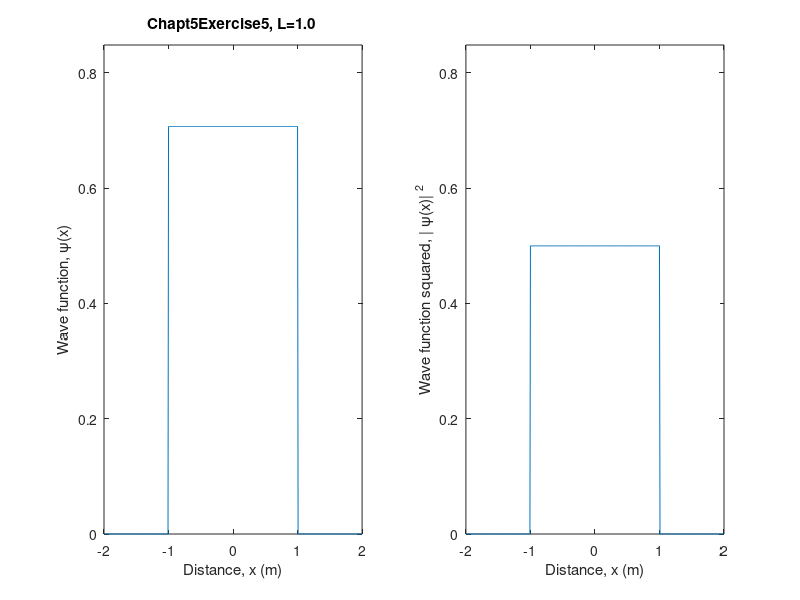
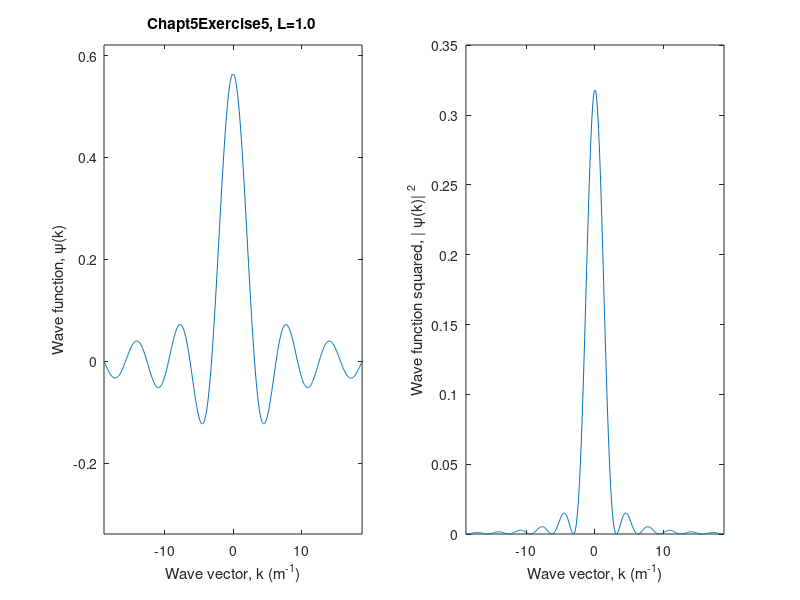

Recreate these plots in MATLAB, in order.
%Chapt5Exercise5.m
%plot wave function psi(x)=1/sqrt(2*L) for |x| < L and 
%Fourier transform psi(k)=(1/sqrt(pi*L))*(1/k(j))*sin(k(j)*L)
clear;
clf;

npoints=500;													%(number of data points in plot) - 1
L=1.;																%length scale (m)
xmax=2*L;														%maximum value of x in plot
xmin=-2*L;														%minimum vlaue of x in plot
deltax=(xmax-xmin)/npoints;								%step in x
x=xmin-deltax;
x=[xmin:deltax:xmax];										%x array

kmax=3*(2*pi/L);												%maximum value of k in plot
kmin=-3*(2*pi/L);												%minimum vlaue of x in plot
deltak=(kmax-kmin)/npoints;								%step in x
k=kmin-deltak;
k=[kmin:deltak:kmax];										%k array

for j=1:npoints+1

   if abs(x(j))<=L
      psi(j)=1/sqrt(2*L);									%wave function, psi(x)
   else
      psi(j)=0;
   end
   psi2(j)=psi(j)^2;											%wave function squared, |psi(x)|^2
   
   psik(j)=(1/sqrt(pi*L))*(1/k(j))*sin(k(j)*L);		%wave fucntion psi(k)
   psik2(j)=psik(j)^2;										%wave function squared, |psi(k)|^2
end
   
figure(1); 
subplot(1,2,1),plot(x,psi);
axis([xmin,xmax,0,1.2/sqrt(2*L)]),xlabel('Distance, x (m)'),ylabel('Wave function, \psi(x)');
ttl = sprintf('Chapt5Exercise5, L=%3.1f ',L);
title (ttl);
subplot(1,2,2),plot(x,psi2);
axis([xmin,xmax,0,1.2/sqrt(2*L)]),xlabel('Distance, x (m)'),ylabel('Wave function squared, | \psi(x)| ^2');

figure(2); 
subplot(1,2,1),plot(k,psik);
axis([kmin,kmax,-0.6*sqrt(L/pi),1.1*sqrt(L/pi)]),xlabel('Wave vector, k (m^-^1)'),ylabel('Wave function, \psi(k)');
title (ttl);
subplot(1,2,2),plot(k,psik2);
axis([kmin,kmax,0,1.1*(L/pi)]),xlabel('Wave vector, k (m^-^1)'),ylabel('Wave function squared, | \psi(k)| ^2');
